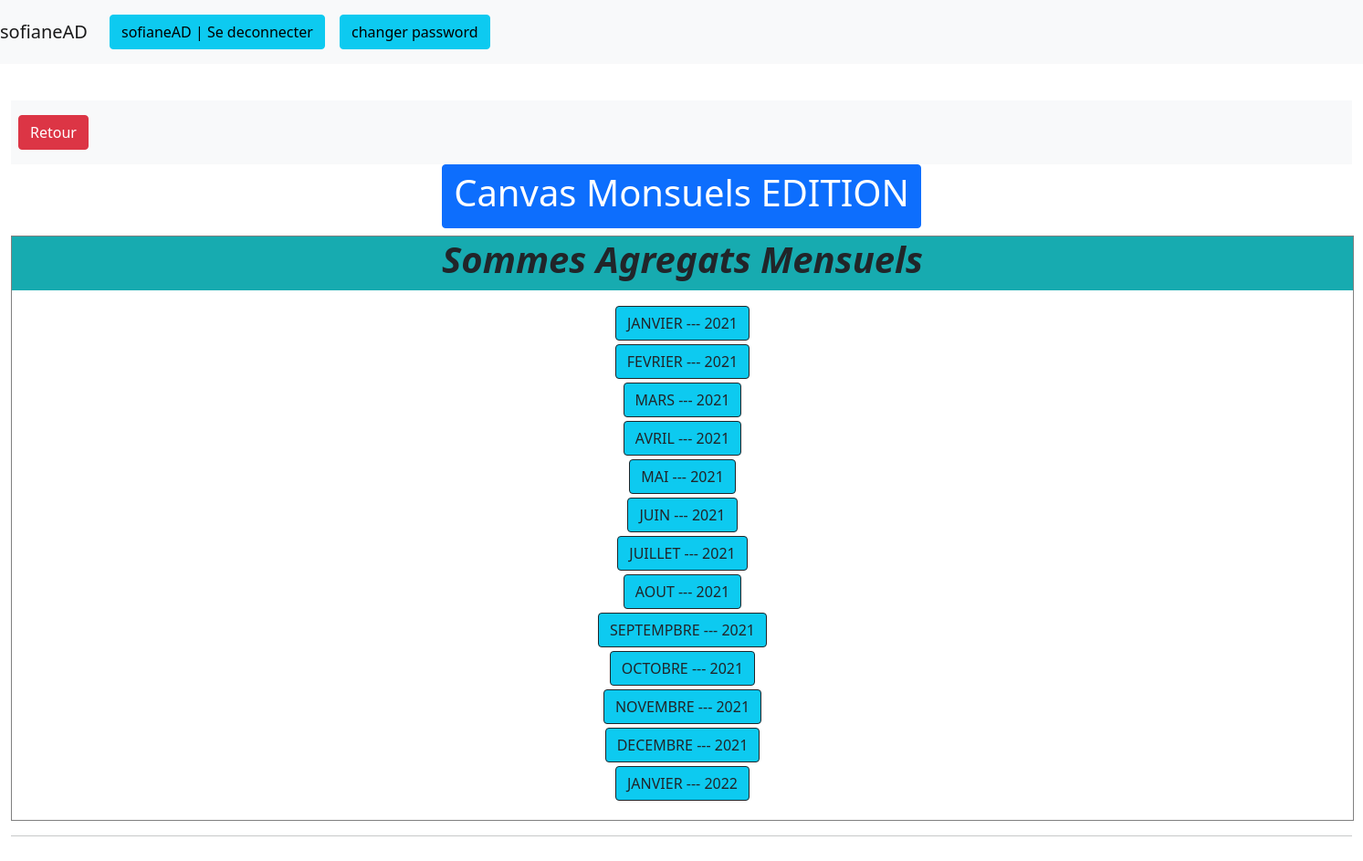
Screenshot of /canvas/list2/ (signed in) with the database file from the repository.
### bilans/models.py (models this page shows, shortened)
class Canva(models.Model):
    name = models.CharField(null=True, blank=True, max_length=255)
    site = models.CharField(null=True, blank=True, max_length=255)
    mois = models.CharField(null=True, blank=True, max_length=255)
    année = models.IntegerField(null=True, blank=True)
    created = models.DateTimeField(null=True, blank=True, default=timezone.now)

### bilans/decorators.py (the view)
        def wrapper_func(request, *args, **kwargs):
            group = None
            if request.user.groups.exists():
                group = request.user.groups.all()[0].name
            if group in allowed_roles:
                return view_func(request, *args, **kwargs)
            else:
                return HttpResponse("vous n'etes pas autoriser a consulter cette page")
            return view_func(request, *args, **kwargs)

### bilans/views.py (called while the page is built)
@login_required
@allowed_users(allowed_roles=['CDG', 'SG', 'admin', 'DG', 'ALTUMET', 'IRRAGRIS', 'PAF', 'PTS', 'PTTP'])
def index2(request):
        now = timezone.now
        DG_list = Canva.objects.filter(site="DG").order_by('created')
        context_dict = {'DG': DG_list, 'now': now}
        return render(request, 'canva_list2.html', context=context_dict)

### bilans/templates/canva_list2.html (shortened to what this page needs)
{% extends 'base.html' %}
{% load auth_extras %}
<p>{% block content %}</p>
<nav class="navbar navbar-expand-lg navbar-light bg-light">
<div class="collapse navbar-collapse" id="navbarSupportedContent">
    <ul class="navbar-nav mr-auto">
      <li class="nav-item active">
        <a class="nav-link" href="{% url 'bilans:home' %}"><button class="btn btn-danger">Retour</button></a>
      </li>
	</ul>
</div>
</nav>
<center><div class="btn btn-primary w-80 mb-2"><h1>Canvas Monsuels EDITION</h1></div></center>
<table width="1471" height="519" border="1">
  <tbody>
    <tr bgcolor="#17ABB0" border="1">
      <th width="248" height="59" style="text-align: center" scope="col"><h1><em><strong>Sommes Agregats Mensuels</strong></em></h1></th>
    </tr>
    <tr>
      <td><p>{% if DG %}</p>
	   <ul class="list-unstyled">
          {% for c in DG %}
		  {% if now >= c.created %}
          <li>
		  <center>
              <a class="btn btn-info btn-outline-dark w-30 mb-1" href='/canvas/consult/{{c.pk}}'>{{ c.mois }}	---	{{ c.année }} </a>
            </center>
			</li>
          {% endif %}
          {% endfor %}
		</ul>
		{% endif %} </td></tr>
  </tbody>
</table>
<HR>
<BR />
{% endblock content %}

### bilans/templates/base.html (shortened to what this page needs)
<!doctype html>
{% load static %}
{% load auth_extras %}
<html lang="en-us">
	<head>
		<link href="https://cdn.jsdelivr.net/npm/bootstrap@5.1.0/dist/css/bootstrap.min.css" rel="stylesheet">
		<link rel="stylesheet" type="text/css" href="https://cdn.datatables.net/1.10.25/css/jquery.dataTables.min.css">
		<link rel="stylesheet" type="text/css" href="https://cdn.datatables.net/buttons/1.7.1/css/buttons.dataTables.min.css">
	<body>
	{% if request.user.is_authenticated %}
	<div>
	<nav class="navbar navbar-expand-lg navbar-light bg-light">
  <a class="navbar-brand">{{ user }}</a>
  <div class="collapse navbar-collapse" id="navbarSupportedContent">
    <ul class="navbar-nav mr-auto">
      <li class="nav-item active">
        <a class="nav-link" href="/accounts/logout"><button class="btn btn-info">{{ user }} | Se deconnecter</button></a>
      </li>
      <li class="nav-item">
        <a class="nav-link" href="{% url 'auth_password_change' %}"><button class="btn btn-info">changer password</button></a>
      </li>
    </div>
</nav>
{% endif %}
  <br />
	</head>
		<main role='main' class="container-fluid">
			<div class="jumbotron">
					{% block content %}
					{% endblock %}
			</div>
		</main>
	</body>
</html>

### rows the page displays
Canva: mois "JANVIER", année "2021"
Canva: mois "FEVRIER", année "2021"
Canva: mois "MARS", année "2021"
Canva: mois "AVRIL", année "2021"
Canva: mois "MAI", année "2021"
Canva: mois "JUIN", année "2021"
Canva: mois "JUILLET", année "2021"
Canva: mois "AOUT", année "2021"
Canva: mois "SEPTEMPBRE", année "2021"
Canva: mois "OCTOBRE", année "2021"
Canva: mois "NOVEMBRE", année "2021"
Canva: mois "DECEMBRE", année "2021"
Canva: mois "JANVIER", année "2022"

### other values shown
{{ user }} "sofianeAD"
